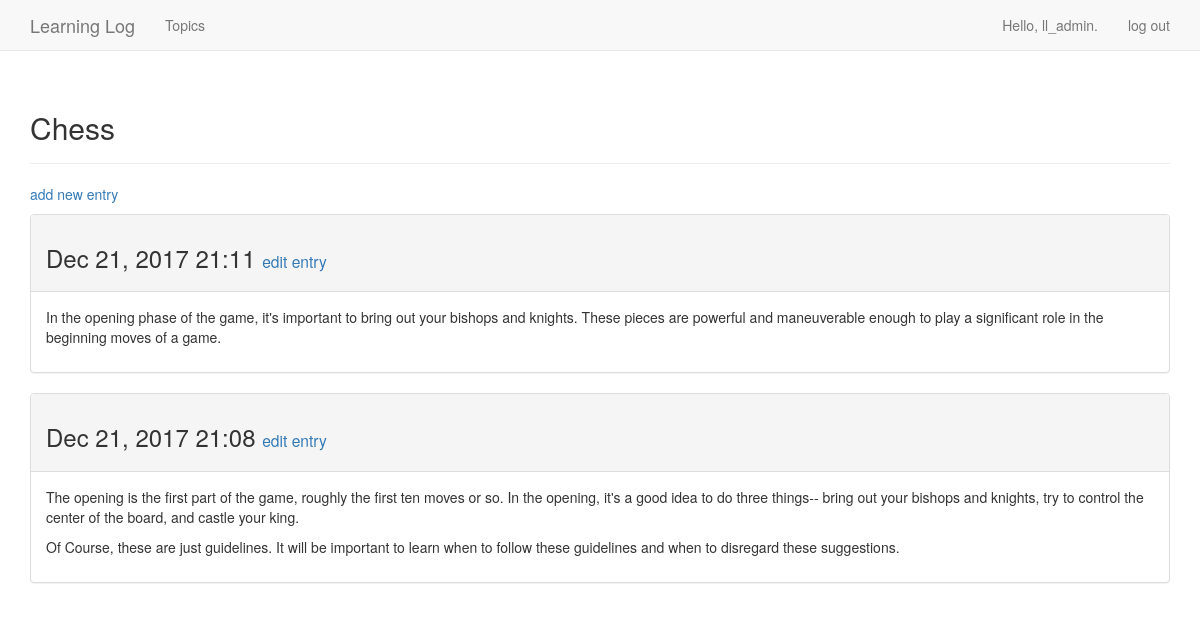
The page /topics/1/ (signed in) on the database its author committed.
### learning_logs/models.py (models this page shows, shortened)
class Topic(models.Model):
	text=models.CharField(max_length=200)
	date_added= models.DateTimeField(auto_now_add= True)
	owner= models.ForeignKey(User, on_delete=models.CASCADE)
	def __str__(self):
		return self.text

class Entry(models.Model):
	topic = models.ForeignKey(Topic, on_delete=models.CASCADE)
	text = models.TextField()
	date_added = models.DateTimeField(auto_now_add= True)
	class Meta:
		verbose_name_plural= 'entries'

### learning_logs/views.py (the view)
# urls.py: path('topics/<int:topic_id>/', views.topic, name= 'topic'),
@login_required
def topic(request, topic_id):
	topic= get_object_or_404(Topic, id=topic_id)
	if topic.owner != request.user:
		raise Http404
	entries= topic.entry_set.order_by('-date_added')
	context= {'topic': topic, 'entries': entries}
	return render(request, 'learning_logs/topic.html', context)

### learning_logs/templates/learning_logs/topic.html
{% extends 'learning_logs/base.html' %}
{% block header %}
  <h2>{{ topic }}</h2>
{% endblock header %}
{% block content %}
  <p>
    <a href="{% url 'learning_logs:new_entry' topic.id %}">add new entry</a>
  </p>
  {% for entry in entries %}
    <div class="panel panel-default">
      <div class="panel-heading">
        <h3>
          {{ entry.date_added|date:'M d, Y H:i' }}
          <small>
            <a href="{% url 'learning_logs:edit_entry' entry.id %}">
              edit entry</a>
          </small>
        </h3>
      </div>
      <div class="panel-body">
        {{ entry.text|linebreaks }}
      </div>
    </div>
  {% empty %}
    There are no entries for this topic yet.
  {% endfor %}
{% endblock content %}

### learning_logs/templates/learning_logs/base.html (shortened to what this page needs)
{% load bootstrap3 %}
<!DOCTYPE html>
<html lang="en">
  <head>
    {% bootstrap_css %}
  </head>
  <body>
    <nav class="navbar navbar-default navbar-static-top">
      <div class="container">
        <div class="navbar-header">
          <a class="navbar-brand" href="{% url 'learning_logs:index' %}">
              Learning Log</a>
        </div>
        <div id="navbar" class="navbar-collapse collapse">
          <ul class="nav navbar-nav">
            <li><a href="{% url 'learning_logs:topics' %}">Topics</a></li>
          </ul>
          <ul class="nav navbar-nav navbar-right">
            {% if user.is_authenticated %}
              <li><a>Hello, {{ user.username }}.</a></li>
              <li><a href="{% url 'users:logout' %}">log out</a></li>
            {% else %}
              <li><a href="{% url 'users:register' %}">register</a></li>
              <li><a href="{% url 'users:login' %}">log in</a></li>
            {% endif %}
          </ul>
        </div>
      </div>
    </nav>
    <div class="container">
      <div class="page-header">
        {% block header %}{% endblock %}
      </div>
      <div>
        {% block content %}{% endblock %}
      </div>
    </div>
  </body>
</html>

### rows shown on the page
Topic: text "Chess"
Entry: date_added "Dec 21, 2017 21:11", text "In the opening phase of the game, it's important to bring out your bishops and knights. These pieces are powerful and maneuverable enough to play a significant role in the beginning moves of a game."
Entry: date_added "Dec 21, 2017 21:08", text "The opening is the first part of the game, roughly the first ten moves or so. In the opening, it's a good idea to do three things-- bring out your bishops and knights, try to control the center of the board, and castle your king. Of Course, these are just guidelines. It will be important to learn when to follow these guidelines and when to disregard these suggestions."

### other values the page prints
{{ user.username }} "ll_admin"
